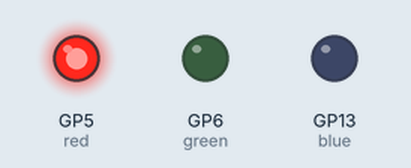
This program was run on a simulated Raspberry Pi Pico running MicroPython. On the bench: output pins drawn as LEDs (lit = HIGH).

Above: at 0.5 s.
At 2.5 s:
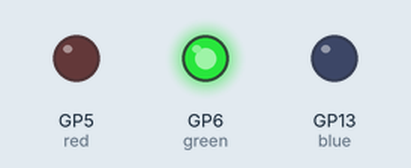
At 3.5 s:
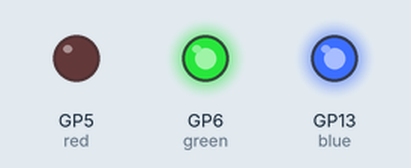
At 4.5 s:
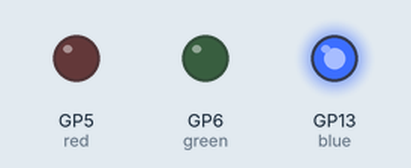
At 6.5 s:
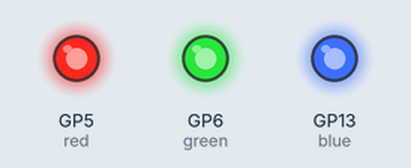
At 9.5 s:
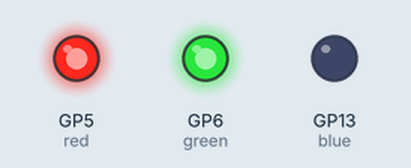
Timing chart, 0 to 10.4 s (numbered marks = the images above):
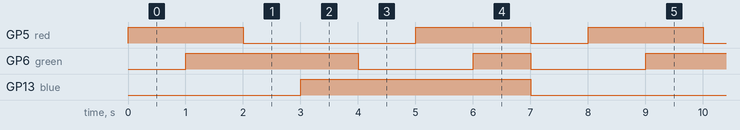

Measured:
- by itself, GP5 (red): repeats every 8.0 s: LOW 3.0 s, HIGH 2.0 s, LOW 1.0 s, HIGH 2.0 s
- by itself, GP6 (green): repeats every 8.0 s: LOW 2.0 s, HIGH 1.0 s, LOW 2.0 s, HIGH 3.0 s
- by itself, GP13 (blue): alternates HIGH for 4.0 s and LOW for 4.0 s

The program:

sample_-_high_low.py
```python
from machine import Pin
import time


red = Pin(5, Pin.OUT)
green = Pin(6, Pin.OUT)
blue = Pin(13, Pin.OUT)


while True:
    # 亮紅， 暗綠和藍 = 紅
    red.high()
    green.low()
    blue.low()
    time.sleep(1)

    # 亮紅和綠， 暗藍 = 黃
    red.high()
    green.high()
    blue.low()
    time.sleep(1)

    # 亮綠， 暗紅和藍 = 綠
    red.low()
    green.high()
    blue.low()
    time.sleep(1)

    # 亮綠和藍， 暗紅 = 淺藍？
    red.low()
    green.high()
    blue.high()
    time.sleep(1)

    # 亮藍， 暗綠和紅 = 藍
    red.low()
    green.low()
    blue.high()
    time.sleep(1)

    # 亮紅和藍， 暗綠 = 粉紅
    red.high()
    green.low()
    blue.high()
    time.sleep(1)

    # 亮紅和藍和綠 = 白
    red.high()
    green.high()
    blue.high()
    time.sleep(1)

    # 暗紅和藍和綠 = 沒亮燈
    red.low()
    green.low()
    blue.low()
    time.sleep(1)
```
